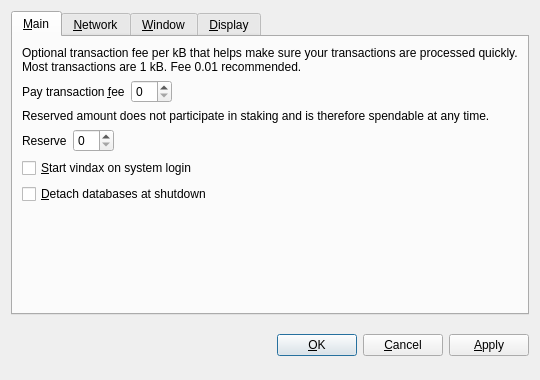
<?xml version="1.0" encoding="UTF-8"?>
<ui version="4.0">
 <class>OptionsDialog</class>
 <widget class="QDialog" name="OptionsDialog">
  <property name="geometry">
   <rect>
    <x>0</x>
    <y>0</y>
    <width>540</width>
    <height>380</height>
   </rect>
  </property>
  <property name="windowTitle">
   <string>Options</string>
  </property>
  <property name="modal">
   <bool>true</bool>
  </property>
  <layout class="QVBoxLayout" name="verticalLayout">
   <item>
    <widget class="QTabWidget" name="tabWidget">
     <property name="tabPosition">
      <enum>QTabWidget::North</enum>
     </property>
     <property name="currentIndex">
      <number>0</number>
     </property>
     <widget class="QWidget" name="tabMain">
      <attribute name="title">
       <string>&amp;Main</string>
      </attribute>
      <layout class="QVBoxLayout" name="verticalLayout_Main">
       <item>
        <widget class="QLabel" name="transactionFeeInfoLabel">
         <property name="text">
          <string>Optional transaction fee per kB that helps make sure your transactions are processed quickly. Most transactions are 1 kB. Fee 0.01 recommended.</string>
         </property>
         <property name="textFormat">
          <enum>Qt::PlainText</enum>
         </property>
         <property name="wordWrap">
          <bool>true</bool>
         </property>
        </widget>
       </item>
       <item>
        <layout class="QHBoxLayout" name="horizontalLayoutFee">
         <item>
          <widget class="QLabel" name="transactionFeeLabel">
           <property name="text">
            <string>Pay transaction &amp;fee</string>
           </property>
           <property name="textFormat">
            <enum>Qt::PlainText</enum>
           </property>
           <property name="buddy">
            <cstring>transactionFee</cstring>
           </property>
          </widget>
         </item>
         <item>
          <widget class="BitcoinAmountField" name="transactionFee"/>
         </item>
         <item>
          <spacer name="horizontalSpacerFee">
           <property name="orientation">
            <enum>Qt::Horizontal</enum>
           </property>
           <property name="sizeHint" stdset="0">
            <size>
             <width>40</width>
             <height>20</height>
            </size>
           </property>
          </spacer>
         </item>
        </layout>
       </item>
       <item>
        <widget class="QLabel" name="reserveBalanceInfoLabel">
         <property name="text">
          <string>Reserved amount does not participate in staking and is therefore spendable at any time.</string>
         </property>
         <property name="textFormat">
          <enum>Qt::PlainText</enum>
         </property>
         <property name="wordWrap">
          <bool>true</bool>
         </property>
        </widget>
       </item>
       <item>
        <layout class="QHBoxLayout" name="horizontalLayoutReserveBalance">
         <item>
          <widget class="QLabel" name="reserveBalanceLabel">
           <property name="text">
            <string>Reserve</string>
           </property>
           <property name="textFormat">
            <enum>Qt::PlainText</enum>
           </property>
           <property name="buddy">
            <cstring>reserveBalance</cstring>
           </property>
          </widget>
         </item>
         <item>
          <widget class="BitcoinAmountField" name="reserveBalance"/>
         </item>
         <item>
          <spacer name="horizontalSpacerReserveBalance">
           <property name="orientation">
            <enum>Qt::Horizontal</enum>
           </property>
           <property name="sizeHint" stdset="0">
            <size>
             <width>40</width>
             <height>20</height>
            </size>
           </property>
          </spacer>
         </item>
        </layout>
       </item>
       <item>
        <widget class="QCheckBox" name="bitcoinAtStartup">
         <property name="toolTip">
          <string>Automatically start vindax after logging in to the system.</string>
         </property>
         <property name="text">
          <string>&amp;Start vindax on system login</string>
         </property>
        </widget>
       </item>
       <item>
        <widget class="QCheckBox" name="detachDatabases">
         <property name="toolTip">
          <string>Detach block and address databases at shutdown. This means they can be moved to another data directory, but it slows down shutdown. The wallet is always detached.</string>
         </property>
         <property name="text">
          <string>&amp;Detach databases at shutdown</string>
         </property>
        </widget>
       </item>
       <item>
        <spacer name="verticalSpacer_Main">
         <property name="orientation">
          <enum>Qt::Vertical</enum>
         </property>
         <property name="sizeHint" stdset="0">
          <size>
           <width>20</width>
           <height>40</height>
          </size>
         </property>
        </spacer>
       </item>
      </layout>
     </widget>
     <widget class="QWidget" name="tabNetwork">
      <attribute name="title">
       <string>&amp;Network</string>
      </attribute>
      <layout class="QVBoxLayout" name="verticalLayout_Network">
       <item>
        <widget class="QCheckBox" name="mapPortUpnp">
         <property name="toolTip">
          <string>Automatically open the vindax client port on the router. This only works when your router supports UPnP and it is enabled.</string>
         </property>
         <property name="text">
          <string>Map port using &amp;UPnP</string>
         </property>
        </widget>
       </item>
       <item>
        <widget class="QCheckBox" name="connectSocks">
         <property name="toolTip">
          <string>Connect to the vindax network through a SOCKS proxy (e.g. when connecting through Tor).</string>
         </property>
         <property name="text">
          <string>&amp;Connect through SOCKS proxy:</string>
         </property>
        </widget>
       </item>
       <item>
        <layout class="QHBoxLayout" name="horizontalLayout_Network">
         <item>
          <widget class="QLabel" name="proxyIpLabel">
           <property name="text">
            <string>Proxy &amp;IP:</string>
           </property>
           <property name="textFormat">
            <enum>Qt::PlainText</enum>
           </property>
           <property name="buddy">
            <cstring>proxyIp</cstring>
           </property>
          </widget>
         </item>
         <item>
          <widget class="QValidatedLineEdit" name="proxyIp">
           <property name="maximumSize">
            <size>
             <width>140</width>
             <height>16777215</height>
            </size>
           </property>
           <property name="toolTip">
            <string>IP address of the proxy (e.g. 127.0.0.1)</string>
           </property>
          </widget>
         </item>
         <item>
          <widget class="QLabel" name="proxyPortLabel">
           <property name="text">
            <string>&amp;Port:</string>
           </property>
           <property name="textFormat">
            <enum>Qt::PlainText</enum>
           </property>
           <property name="buddy">
            <cstring>proxyPort</cstring>
           </property>
          </widget>
         </item>
         <item>
          <widget class="QLineEdit" name="proxyPort">
           <property name="maximumSize">
            <size>
             <width>55</width>
             <height>16777215</height>
            </size>
           </property>
           <property name="toolTip">
            <string>Port of the proxy (e.g. 9050)</string>
           </property>
          </widget>
         </item>
         <item>
          <widget class="QLabel" name="socksVersionLabel">
           <property name="text">
            <string>SOCKS &amp;Version:</string>
           </property>
           <property name="textFormat">
            <enum>Qt::PlainText</enum>
           </property>
           <property name="buddy">
            <cstring>socksVersion</cstring>
           </property>
          </widget>
         </item>
         <item>
          <widget class="QValueComboBox" name="socksVersion">
           <property name="toolTip">
            <string>SOCKS version of the proxy (e.g. 5)</string>
           </property>
          </widget>
         </item>
         <item>
          <spacer name="horizontalSpacer_Network">
           <property name="orientation">
            <enum>Qt::Horizontal</enum>
           </property>
           <property name="sizeHint" stdset="0">
            <size>
             <width>40</width>
             <height>20</height>
            </size>
           </property>
          </spacer>
         </item>
        </layout>
       </item>
       <item>
        <spacer name="verticalSpacer_Network">
         <property name="orientation">
          <enum>Qt::Vertical</enum>
         </property>
         <property name="sizeHint" stdset="0">
          <size>
           <width>20</width>
           <height>40</height>
          </size>
         </property>
        </spacer>
       </item>
      </layout>
     </widget>
     <widget class="QWidget" name="tabWindow">
      <attribute name="title">
       <string>&amp;Window</string>
      </attribute>
      <layout class="QVBoxLayout" name="verticalLayout_Window">
       <item>
        <widget class="QCheckBox" name="minimizeToTray">
         <property name="toolTip">
          <string>Show only a tray icon after minimizing the window.</string>
         </property>
         <property name="text">
          <string>&amp;Minimize to the tray instead of the taskbar</string>
         </property>
        </widget>
       </item>
       <item>
        <widget class="QCheckBox" name="minimizeOnClose">
         <property name="toolTip">
          <string>Minimize instead of exit the application when the window is closed. When this option is enabled, the application will be closed only after selecting Quit in the menu.</string>
         </property>
         <property name="text">
          <string>M&amp;inimize on close</string>
         </property>
        </widget>
       </item>
       <item>
        <spacer name="verticalSpacer_Window">
         <property name="orientation">
          <enum>Qt::Vertical</enum>
         </property>
         <property name="sizeHint" stdset="0">
          <size>
           <width>20</width>
           <height>40</height>
          </size>
         </property>
        </spacer>
       </item>
      </layout>
     </widget>
     <widget class="QWidget" name="tabDisplay">
      <attribute name="title">
       <string>&amp;Display</string>
      </attribute>
      <layout class="QVBoxLayout" name="verticalLayout_Display">
       <item>
        <layout class="QHBoxLayout" name="horizontalLayout_1_Display">
         <item>
          <widget class="QLabel" name="langLabel">
           <property name="text">
            <string>User Interface &amp;language:</string>
           </property>
           <property name="textFormat">
            <enum>Qt::PlainText</enum>
           </property>
           <property name="buddy">
            <cstring>lang</cstring>
           </property>
          </widget>
         </item>
         <item>
          <widget class="QValueComboBox" name="lang">
           <property name="toolTip">
            <string>The user interface language can be set here. This setting will take effect after restarting vindax.</string>
           </property>
          </widget>
         </item>
        </layout>
       </item>
       <item>
        <layout class="QHBoxLayout" name="horizontalLayout_2_Display">
         <item>
          <widget class="QLabel" name="unitLabel">
           <property name="text">
            <string>&amp;Unit to show amounts in:</string>
           </property>
           <property name="textFormat">
            <enum>Qt::PlainText</enum>
           </property>
           <property name="buddy">
            <cstring>unit</cstring>
           </property>
          </widget>
         </item>
         <item>
          <widget class="QValueComboBox" name="unit">
           <property name="toolTip">
            <string>Choose the default subdivision unit to show in the interface and when sending coins.</string>
           </property>
          </widget>
         </item>
        </layout>
       </item>
       <item>
        <widget class="QCheckBox" name="displayAddresses">
         <property name="toolTip">
          <string>Whether to show vindax addresses in the transaction list or not.</string>
         </property>
         <property name="text">
          <string>&amp;Display addresses in transaction list</string>
         </property>
        </widget>
       </item>
       <item>
        <widget class="QCheckBox" name="coinControlFeatures">
         <property name="toolTip">
          <string>Whether to show coin control features or not.</string>
         </property>
         <property name="text">
          <string>Display coin &amp;control features (experts only!)</string>
         </property>
        </widget>
       </item>
       <item>
        <spacer name="verticalSpacer_Display">
         <property name="orientation">
          <enum>Qt::Vertical</enum>
         </property>
         <property name="sizeHint" stdset="0">
          <size>
           <width>20</width>
           <height>40</height>
          </size>
         </property>
        </spacer>
       </item>
      </layout>
     </widget>
    </widget>
   </item>
   <item>
    <layout class="QHBoxLayout" name="horizontalLayout_Buttons">
     <item>
      <spacer name="horizontalSpacer_1">
       <property name="orientation">
        <enum>Qt::Horizontal</enum>
       </property>
       <property name="sizeHint" stdset="0">
        <size>
         <width>40</width>
         <height>48</height>
        </size>
       </property>
      </spacer>
     </item>
     <item>
      <widget class="QLabel" name="statusLabel">
       <property name="font">
        <font>
         <weight>75</weight>
         <bold>true</bold>
        </font>
       </property>
       <property name="text">
        <string/>
       </property>
       <property name="textFormat">
        <enum>Qt::PlainText</enum>
       </property>
       <property name="wordWrap">
        <bool>true</bool>
       </property>
      </widget>
     </item>
     <item>
      <spacer name="horizontalSpacer_2">
       <property name="orientation">
        <enum>Qt::Horizontal</enum>
       </property>
       <property name="sizeHint" stdset="0">
        <size>
         <width>40</width>
         <height>48</height>
        </size>
       </property>
      </spacer>
     </item>
     <item>
      <widget class="QPushButton" name="okButton">
       <property name="text">
        <string>&amp;OK</string>
       </property>
      </widget>
     </item>
     <item>
      <widget class="QPushButton" name="cancelButton">
       <property name="text">
        <string>&amp;Cancel</string>
       </property>
       <property name="autoDefault">
        <bool>false</bool>
       </property>
      </widget>
     </item>
     <item>
      <widget class="QPushButton" name="applyButton">
       <property name="text">
        <string>&amp;Apply</string>
       </property>
       <property name="autoDefault">
        <bool>false</bool>
       </property>
      </widget>
     </item>
    </layout>
   </item>
  </layout>
 </widget>
 <customwidgets>
  <customwidget>
   <class>BitcoinAmountField</class>
   <extends>QSpinBox</extends>
   <header>bitcoinamountfield.h</header>
  </customwidget>
  <customwidget>
   <class>QValueComboBox</class>
   <extends>QComboBox</extends>
   <header>qvaluecombobox.h</header>
  </customwidget>
  <customwidget>
   <class>QValidatedLineEdit</class>
   <extends>QLineEdit</extends>
   <header>qvalidatedlineedit.h</header>
  </customwidget>
 </customwidgets>
 <resources/>
 <connections/>
</ui>
